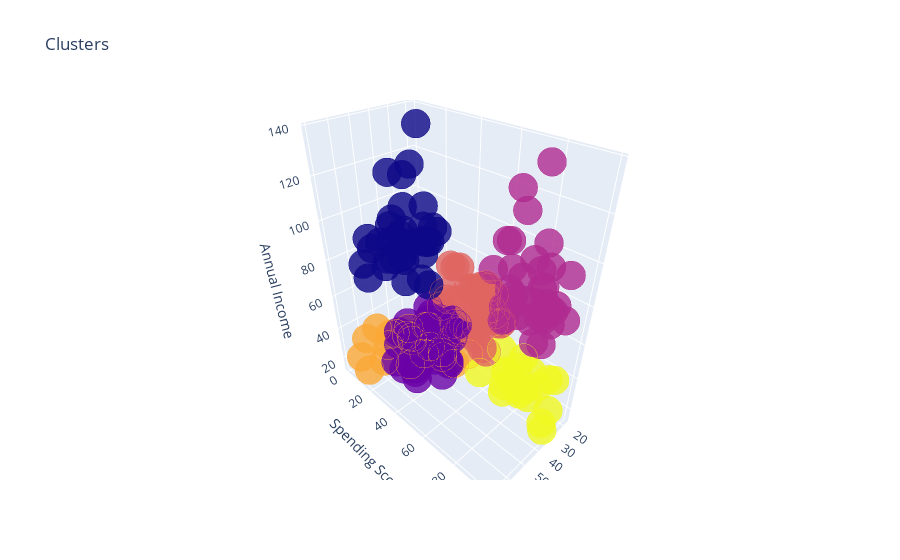

Notebook code for this chart:
### Code cell
df['label3'] = labels3

trace1 = go.Scatter3d(
    x=df['Age'],
    y=df['Spending Score (1-100)'],
    z=df['Annual Income (k$)'],
    mode='markers',
    marker=dict(
        color=df['label3'], 
        size=10,
        line=dict(
            color=df['label3'],
            width=2
        ),
        opacity=0.8
    )
)

data = [trace1]
layout = go.Layout(
    title='Clusters',
    scene=dict(
        xaxis=dict(title='Age'),
        yaxis=dict(title='Spending Score'),
        zaxis=dict(title='Annual Income')
    )
)

fig = go.Figure(data=data, layout=layout)

fig.show()

### Figure 1 — Plotly figure (JSON) as saved in the notebook; plotly's stock layout.template omitted (floating-point values rounded to 4 significant figures; data arrays with more than 128 entries replaced by an {"elided": "..."} marker saying what was removed)
{"data": [{"marker": {"color": {"elided": "200 int values"}, "line": {"color": {"elided": "200 int values"}, "width": 2}, "opacity": 0.8, "size": 10}, "mode": "markers", "type": "scatter3d", "x": {"elided": "200 int values"}, "y": {"elided": "200 int values"}, "z": {"elided": "200 int values"}}], "layout": {"scene": {"xaxis": {"title": {"text": "Age"}}, "yaxis": {"title": {"text": "Spending Score"}}, "zaxis": {"title": {"text": "Annual Income"}}}, "title": {"text": "Clusters"}}}
